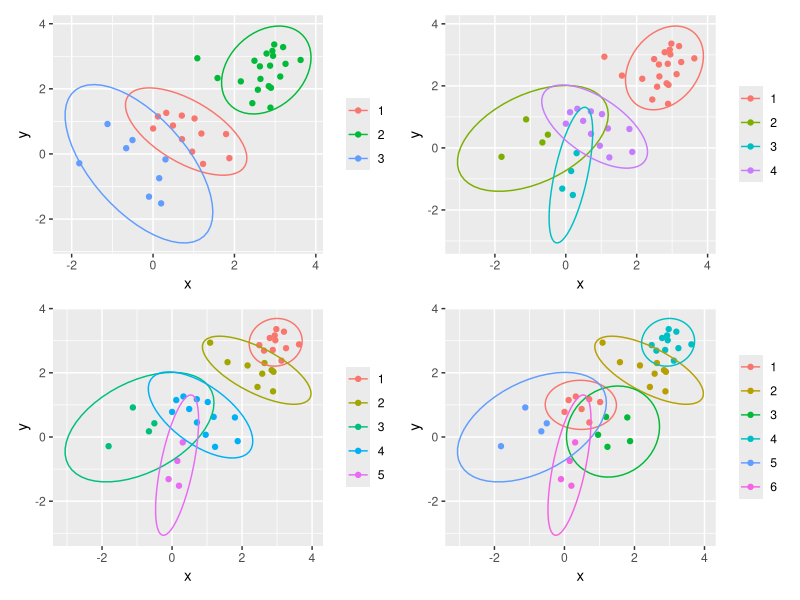

Reproduce this figure in R.
## ---- chunk 1

library(tidyverse)
library(patchwork)

# bivariate normal 
set.seed(55)
rows <- 40
simulation <- tibble(x = c(rnorm(rows/4), 
                           rnorm(rows/4, mean = 1.0, sd = 0.8), 
                           rnorm(rows/4, mean = 2.0, sd = 0.6), 
                           rnorm(rows/4, mean = 3.0, sd = 0.4)),
                     y = c(rnorm(rows/4), 
                           rnorm(rows/4, mean = 1.0, sd = 0.8),
                           rnorm(rows/4, mean = 2.0, sd = 0.6), 
                           rnorm(rows/4, mean = 3.0, sd = 0.4)))

# accepts data = matrix and number of k-means centers
# and returns a vector of clusters. 
# Notice as_factor() returns a factored vector so ggplot's color will work
kmeans_vec <- function(data, centers= 3){
    w <- data %>% kmeans(centers = centers, nstart = 100)
    w$cluster %>% as_factor()
}

range <- 3:6 # for example, we want n = {3, 4, 5, 6} clusters
clusters_df <- range %>% map_dfc(~kmeans_vec(simulation, .)) %>% setNames(range)
# map_dfc returns a column-bound dataframe
# each column is a vector that contains the cluster assignment
# e.g., column named '3' has {1, 2, or 3}. 
clusters_df 


sim_bind_centers <- cbind(simulation, clusters_df) #bind the simulation matrix to the clusters df

# this function returns a ggplot. Notice:
# I had to use get()
# stat_ellipse() works out of the box!
gg_obj <- function(data, vector = 4) {
    data %>% ggplot(aes(x = x, y = y, color = get(as.character(vector)))) +
        geom_point() +
        stat_ellipse() +
        theme(legend.title = element_blank())
}

# p_output is a list of 4
p_output <- range %>% map(~gg_obj(sim_bind_centers, .))
p1 <- p_output[[1]]
p2 <- p_output[[2]]
p3 <- p_output[[3]]
p4 <- p_output[[4]]

(p1 + p2) / (p3 + p4)

